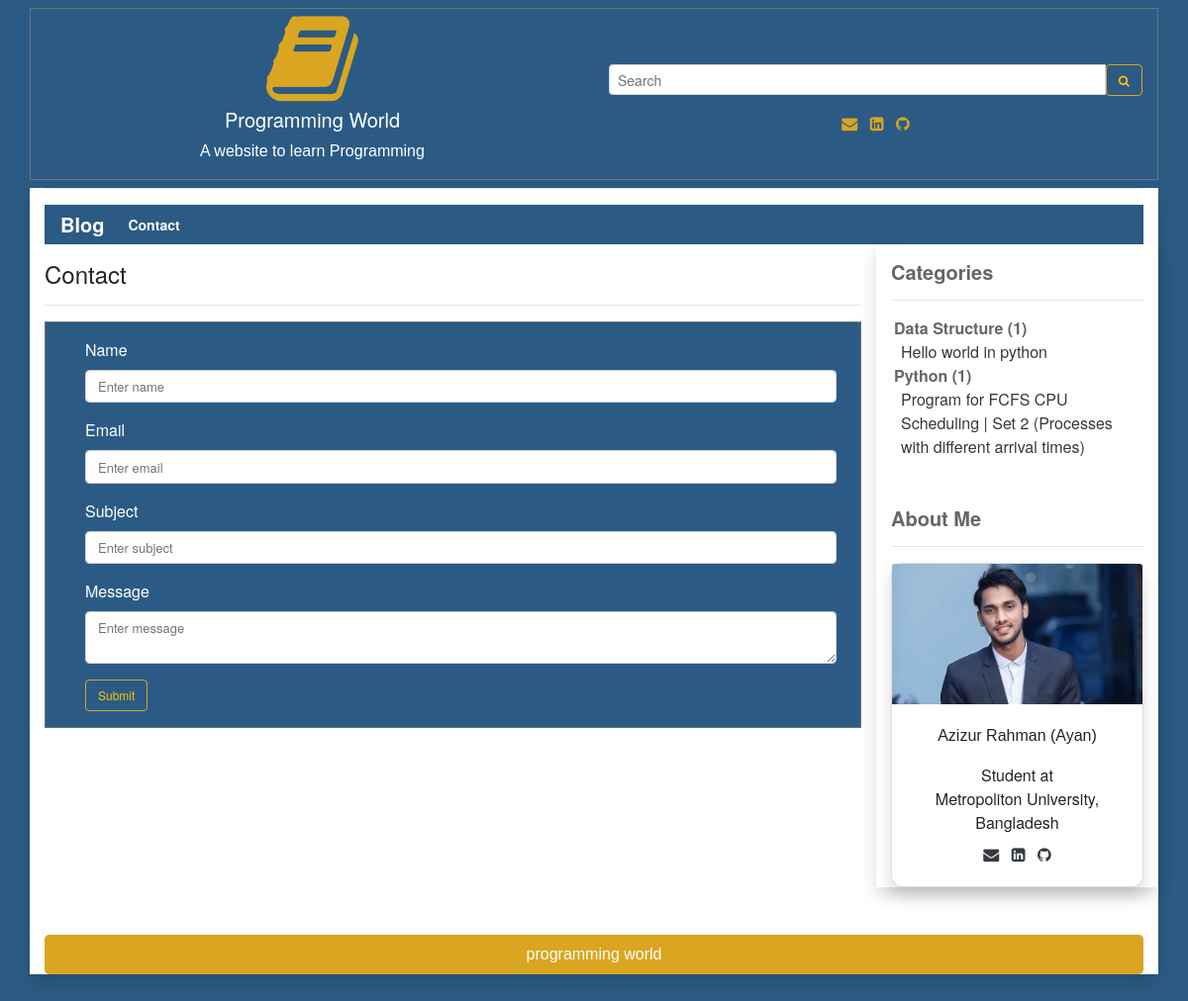
Page /contact/ on the earlier database version.
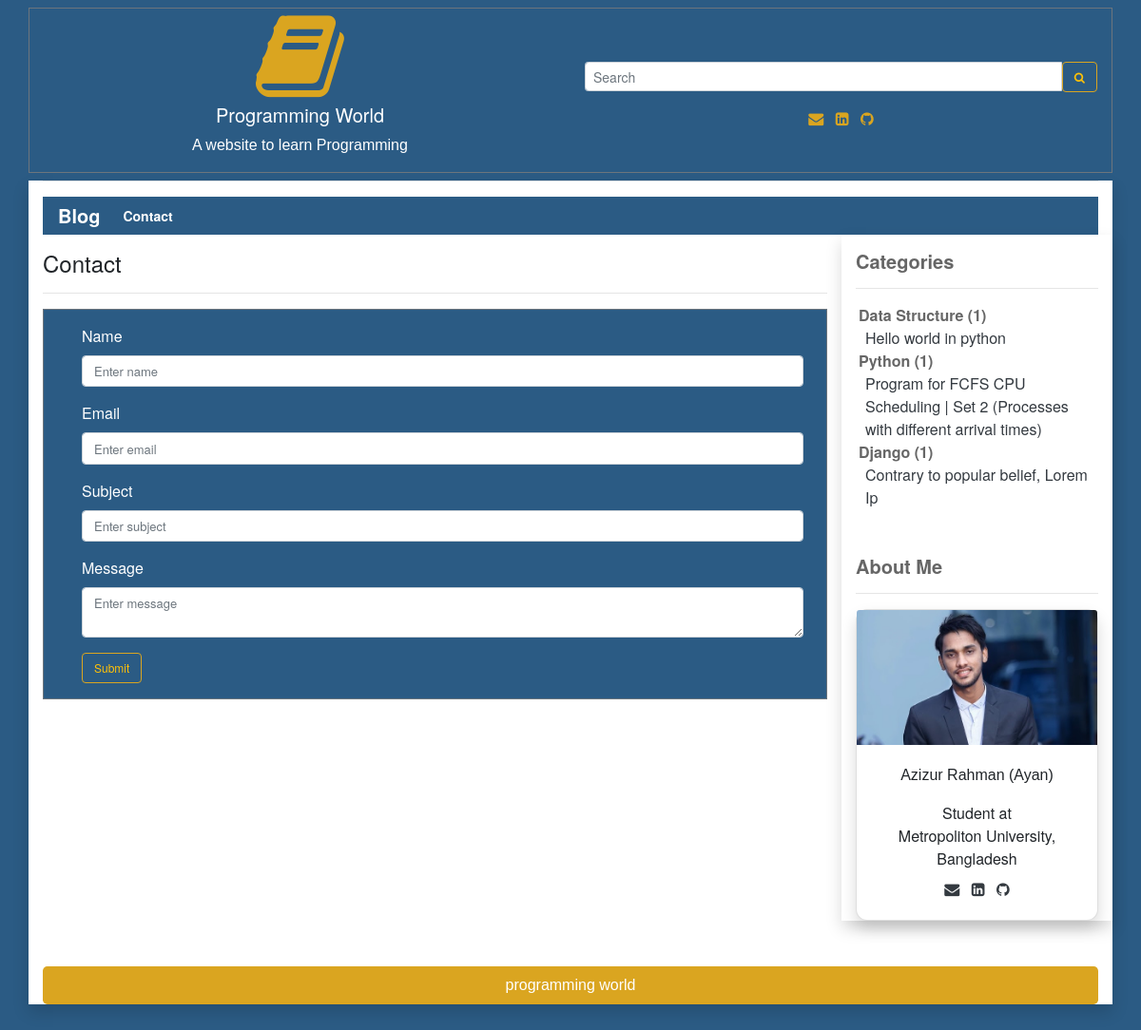
Same page on the later database version.
### user_panel_1/models.py (models this page shows, shortened)
class Category(models.Model):
    cat_name = models.CharField(max_length=300)
    def __str__(self):
        return self.cat_name

class Blog(models.Model):
    cat_name = models.ForeignKey(Category, on_delete=models.CASCADE)
    blog_priority = models.IntegerField(blank=True, null=True)
    blog_tags = models.CharField(max_length=200,  blank=True, null=True)
    blog_title = models.CharField(max_length=200)
    blog_author = models.CharField(max_length=200)
    blog_descriptions = models.CharField(max_length=600);
    blog_body = RichTextUploadingField(blank=True, null=True)
    blog_views = models.IntegerField(default=0)
    blog_date = models.DateField(auto_now_add=True, auto_now=False, blank=True)

### user_panel_1/views.py (the view)
# urls.py: path('contact/', views.contact, name='contact'),
def contact(request):
    if request.method == 'POST':
        name = request.POST['name']
        email = request.POST['email']
        subject = request.POST['subject']
        message = request.POST['message']
        data  = Contact(name=name, email=email, subject=subject, message=message)
        data.save()
        messages.success(request, "Your message was sent successfully.Thanks to you")
        return redirect('blog')
    else:
        category = Category.objects.all()
        categorys = Blog.objects.all().select_related('cat_name')
        context = {
        'category': category,
        'object_list': categorys,
    }
    return render(request, 'contact.html', context)

### templates/contact.html (shortened to what this page needs)
{% extends 'base.html' %}
{% load static %}
{% block content %}
<h4 class="mt-3">Contact</h4>
<hr>
<div class="border border-secondary p-3 mt-3  bg-c">
<form class="ml-4 mr-2" name="myForm" action="{% url 'contact' %}" method="POST" onsubmit="return validateForm()">
  <div class="form-group">
    <label for="exampleInputEmail1"  class="text-white">Name</label>
    <input type="text" class="form-control  input-edit" id="name" name="name"  placeholder="Enter name" required>
  </div>
  <div class="form-group">
    <label for="exampleInputPassword1"  class="text-white">Email</label>
    <input type="email" class="form-control input-edit" id="email" name="email" placeholder="Enter email" required>
  </div>
  <form class="ml-md-5">
  <div class="form-group">
    <label for="exampleInputEmail1"  class="text-white">Subject</label>
    <input type="text" class="form-control input-edit" id="subject" name="subject"  placeholder="Enter subject" required>
  </div>
  <div class="form-group">
    <label for="emessage"  class="text-white" >Message</label>
    <textarea class="form-control input-edit" id="message" name="message" placeholder="Enter message" required></textarea>
  </div>
  <button type="submit" class="btn-cv btn btn-outline-warning">Submit</button>
</form>
</div>
{% endblock content %}

### templates/base.html (shortened to what the changed rows need)
{% load static %}
{% load humanize %}
<!DOCTYPE html>
<html lang="en">
<head>
  <link rel="stylesheet" href="https://maxcdn.bootstrapcdn.com/bootstrap/4.5.2/css/bootstrap.min.css">
  <link rel="stylesheet"
      href="//cdnjs.cloudflare.com/ajax/libs/highlight.js/10.7.2/styles/default.min.css">
    <link
      rel="stylesheet"
      href="https://cdnjs.cloudflare.com/ajax/libs/font-awesome/4.7.0/css/font-awesome.min.css"
    />
    <link
      rel="stylesheet"
      href="{% static 'css/style.css' %}"
    />
    <link href="https://cdn.jsdelivr.net/gh/gitbrent/bootstrap4-toggle@3.6.1/css/bootstrap4-toggle.min.css" rel="stylesheet">
</head>
<body style="background:#2b5b84;">
<div class="container bg-white shadow">
<div class="row">
    <div class="col-sm-3 shadow">
     {% regroup object_list by cat_name as cat_all %}
<ul>
{% for categories in cat_all %}
    <li style="list-style-type:none; margin-left:-37px;"><strong class="title">{{ categories.grouper }} ({{ categories.list|length}}) </strong>
    <ul>
        {% for blog in categories.list %}
          <li style="list-style-type:none; margin-left:-33px;"><a href="{% url 'more' blog.id %}" class="text-dark ur">{{ blog.blog_title }}</li></a>
        {% endfor %}
    </ul>
    </li>
{% endfor %}
</ul>
    </div>
</div>
</div>
</body>
</html>

Differences in the rows shown:
now on this page (row unchanged): Category: grouper "Django", list|length "1"
added Blog: blog_title "Contrary to popular belief, Lorem Ip", shown under "Django"
